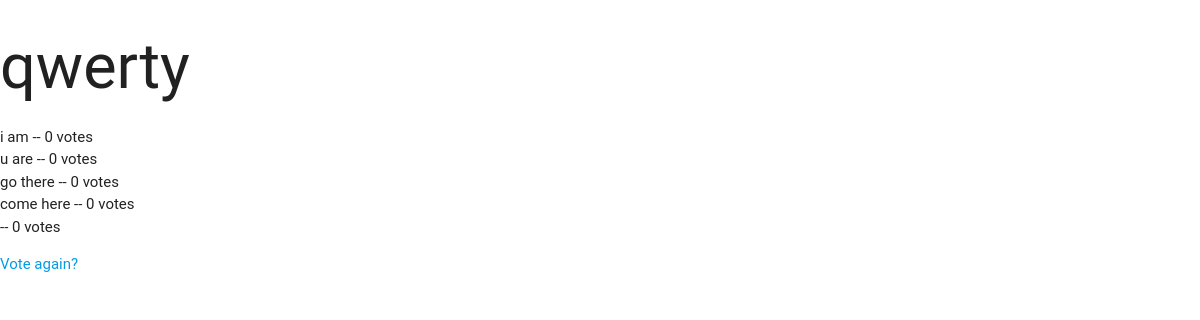
/polls/55/results/ (signed in), run on the app's committed database.
### polls/models.py (models this page shows, shortened)
class Question(models.Model):
    question_text = models.CharField(max_length=200)
    pub_date = models.DateTimeField('date published')
    def was_published_recently(self):
        now = timezone.now()
        return now - datetime.timedelta(days = 1) <= self.pub_date <=now
    was_published_recently.admin_order_field = 'pub_date'
    was_published_recently.boolean = True
    was_published_recently.short_description = 'Published recently'

class Choice(models.Model):
    question = models.ForeignKey(Question, on_delete=models.CASCADE)
    choice_text = models.CharField(max_length=200)
    votes = models.IntegerField(default=0)

### polls/views.py (the view)
# urls.py: url(r'^(?P<pk>[0-9]+)/results/$', views.ResultsView.as_view(), name='results'),
class ResultsView(LoginRequiredMixin,generic.DetailView):
    login_url = '/polls/login_id/'
    model = Question
    template_name = 'polls/results.html'

### polls/templates/polls/results.html (shortened to what this page needs)
{% load staticfiles %}
<html>
<head>
<link rel="stylesheet" href="{% static 'polls/css/materialize.min.css' %}" type="text/css" />
</head>
<body>
<h1>{{ question.question_text }}</h1>
<ul>
{% for choice in question.choice_set.all %}
<li>{{ choice.choice_text }} -- {{ choice.votes }} vote{{ choice.votes|pluralize }}</li>
{% endfor %}
</ul>
<a href="{% url 'polls:detail' question.id %}">Vote again?</a>
</body>
</html>

### data on the page
Question: question_text "qwerty"
Choice: choice_text "i am", votes "0"
Choice: choice_text "u are", votes "0"
Choice: choice_text "go there", votes "0"
Choice: choice_text "come here", votes "0"
Choice: votes "0"
